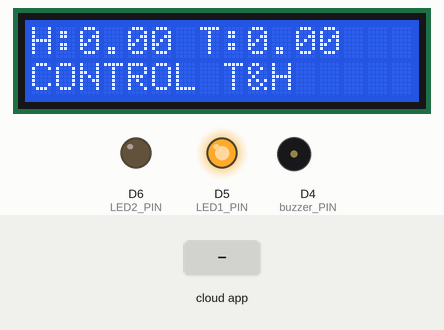
Bench run of a sketch on a simulated ESP8266 (NodeMCU). On the bench: 16×2 character LCD, output pins drawn as LEDs (lit = HIGH), buzzer (waves = sounding, pin HIGH). The test bench sets the inputs (shaded band). WiFi joins after 1.5 s; servers stay silent unless stated; the Firebase database answers and starts empty; what the sketch prints to the serial monitor is not drawn.

Above: at 3.5 s.
3.6 s: the phone or cloud app sets unzi to 1
At 5.2 s:
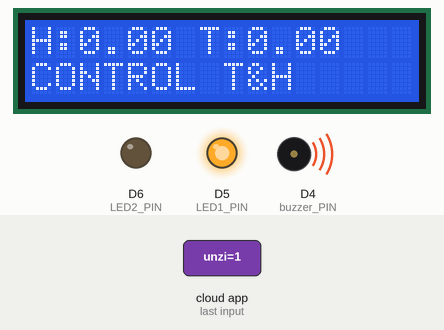
6.4 s: the phone or cloud app sets temperature to 25
At 9.9 s:
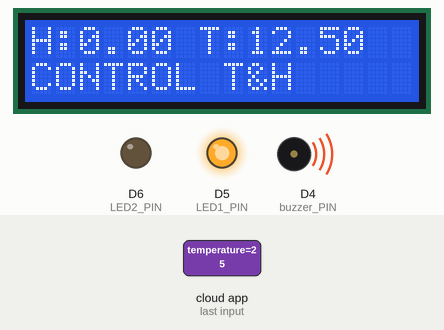
10.2 s: the phone or cloud app sets humidity to 25
At 11.2 s:
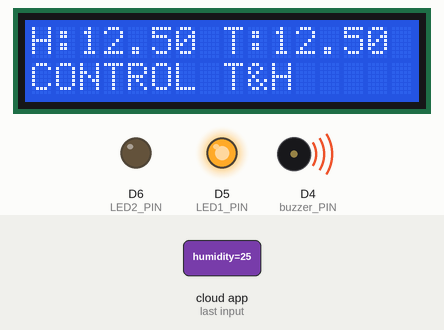
12.1 s: the phone or cloud app sets temperature to 50
At 14.8 s:
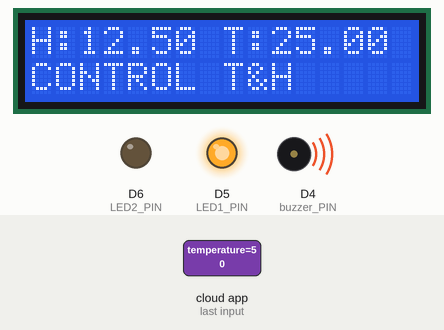
16.0 s: the phone or cloud app sets humidity to 100
At 17.2 s:
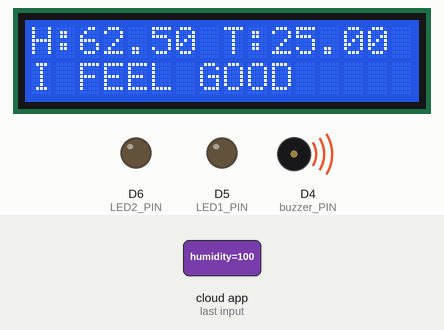
17.9 s: the phone or cloud app sets unzi to 0
At 19.6 s:
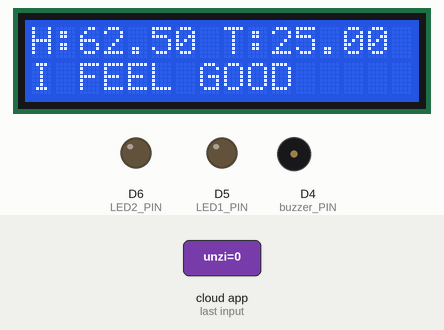
Timing chart, 0 to 20.8 s (numbered marks = the images above; inputs shaded):
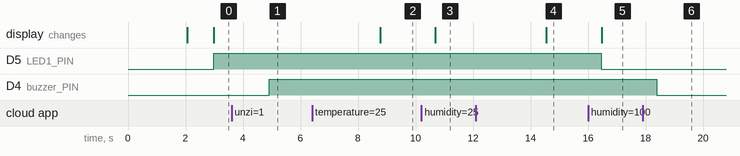

The sketch:

Firebase_Select_NodemcuV3.ino
```cpp
#include <Arduino.h>
#include <ESP8266WiFi.h>
#include <Firebase_ESP_Client.h>
#include <addons/TokenHelper.h>
#include <addons/RTDBHelper.h>

#include <Wire.h>
#include <LiquidCrystal_I2C.h>

#define WIFI_SSID ""
#define WIFI_PASSWORD ""

#define API_KEY ""
#define DATABASE_URL ""

#define USER_EMAIL ""
#define USER_PASSWORD ""

#define LED1_PIN D5
#define LED2_PIN D6

#define buzzer_PIN D4

LiquidCrystal_I2C lcd(0x27, 16, 2);

FirebaseData fbdo;
FirebaseAuth auth;
FirebaseConfig config;

void setup(){
  Serial.begin(115200);

  WiFi.begin(WIFI_SSID, WIFI_PASSWORD);
  Serial.print("Connecting to Wi-Fi");
  while (WiFi.status() != WL_CONNECTED){
    Serial.print(".");
    delay(1000);
  }
  Serial.println();
  Serial.print("Connected with IP: ");
  Serial.println(WiFi.localIP());
  Serial.println();

  config.api_key = API_KEY;
  config.database_url = DATABASE_URL;
  config.token_status_callback = tokenStatusCallback;
  auth.user.email = USER_EMAIL;
  auth.user.password = USER_PASSWORD;
  Firebase.reconnectWiFi(true);
  Firebase.begin(&config, &auth);

  lcd.begin();
  lcd.backlight();
  pinMode(LED1_PIN, OUTPUT);
  pinMode(LED2_PIN, OUTPUT);
  pinMode(buzzer_PIN, OUTPUT);
}

void loop(){
  Firebase.ready();
  String temperature1_string = (Firebase.RTDB.getFloat(&fbdo, F("/Smart_Plant/DHT1/temperature")) ? String(fbdo.to<float>(), 2) : "Error");
  String temperature2_string = (Firebase.RTDB.getFloat(&fbdo, F("/Smart_Plant/DHT2/temperature")) ? String(fbdo.to<float>(), 2) : "Error");
  String humidity1_string = (Firebase.RTDB.getFloat(&fbdo, F("/Smart_Plant/DHT1/humidity")) ? String(fbdo.to<float>(), 2) : "Error");
  String humidity2_string = (Firebase.RTDB.getFloat(&fbdo, F("/Smart_Plant/DHT2/humidity")) ? String(fbdo.to<float>(), 2) : "Error");
  String SoilMoisture_string = (Firebase.RTDB.getInt(&fbdo, F("/Smart_Plant/SOILMOISTURE/SoilMoisture")) ? String(fbdo.to<int>()) : "Error");
  String unzi_string = (Firebase.RTDB.getInt(&fbdo, F("/Smart_Plant/unzi")) ? String(fbdo.to<int>()) : "Error");
  float temperature1=temperature1_string.toFloat();
  float temperature2=temperature2_string.toFloat();
  float humidity1=humidity1_string.toFloat();
  float humidity2=humidity2_string.toFloat();
  float temperature=(temperature1 + temperature2) / 2;
  float humidity=(humidity1 + humidity2) / 2;
  int SoilMoisture=SoilMoisture_string.toInt();
  int unzi=unzi_string.toInt();

  Serial.printf("Temperature: %.2f\n", temperature);
  Serial.printf("Humidity: %.2f\n", humidity);
  Serial.printf("Soil Moisture: %d\n", SoilMoisture);
  Serial.printf("Unzi: %d\n", unzi);
  Serial.println("");

  lcd.setCursor(0,0);
  lcd.print("H:");
  lcd.print(humidity);
  lcd.print(" T:");
  lcd.print(temperature);
  lcd.setCursor(0,1);

  if ((temperature>=16 && temperature<=25) && (humidity>=40 && humidity<=70)){
    digitalWrite(LED1_PIN, LOW);
  }
  else {
    digitalWrite(LED1_PIN, HIGH);
  }
  if (SoilMoisture<=700){
    digitalWrite(LED2_PIN, LOW);
  }
  else {
    digitalWrite(LED2_PIN, HIGH);
  }
  if (unzi==1){
    digitalWrite(buzzer_PIN,HIGH);
  }
  else {
    digitalWrite(buzzer_PIN,LOW);
  }
  if (((temperature>=16 && temperature<=25) && (humidity>=40 && humidity<=70)) && (SoilMoisture<=700)){
    lcd.print("I FEEL GOOD");
  }
  else if (((temperature>=16 && temperature<=25) && (humidity>=40 && humidity<=70))){
    lcd.print("I WANT WATER");
  }
  else if ((SoilMoisture<=700)){
    lcd.print("CONTROL T&H");
  }
  else {
    lcd.print("I FEEL BAD");
  }
  delay(1000);
}
```

Measured:
- after the input at 3.6 s, D4 (buzzer_PIN): LOW → HIGH after 1.3 s
- after the input at 6.4 s, the display: changes after 2.4 s (image 2)
- after the input at 10.2 s, the display: changes after 0.49 s (image 3)
- after the input at 12.1 s, the display: changes after 2.4 s (image 4)
- after the input at 16.0 s, D5 (LED1_PIN): HIGH → LOW after 0.46 s; the display: changes after 0.47 s (image 5)
- after the input at 17.9 s, D4 (buzzer_PIN): HIGH → LOW after 0.49 s
